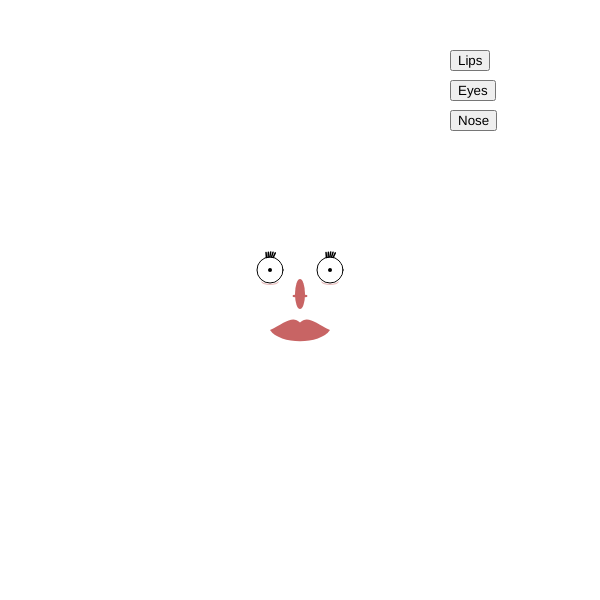
Frame 1 (no input)
Frame 60 (no input): identical to frame 1, image omitted
Frame 120 (the mouse pressed at the canvas centre since frame 60): identical to frame 1, image omitted

The p5.js sketch that drew this single still picture (run headless with seeded random() and noise() and a simulated clock; from frame 60 on, the mouse is pressed at the canvas centre):

// p5.js sketch
// ── sketch.js
let face = {
  lips: {
    size: 60,
    curve: 0,
    yOffset: 30,
    color: [200, 100, 100], // Default color
    curveIntensity: 0
  },
  nose: {
    overallSize: 30, 
    bridgeLength: 15,
    nostrilSize: 5, 
    hairy: false, 
    noseHeadSize: 10, 
    shape: 'round'
  },
  eyes: {
    pupilColor: [0, 0, 0], 
    pupilSize: 4, // Size of the pupil
    eyeSize: 24, // Size of the eyes
    eyelashLength: 5, // Length of eyelashes
    eyelashCount: 5, // Number of eyelashes
    eyeBags: true, // Presence of eye bags
    openness: 1, // (range 0 - 1)
  lookingDirection: 0 // Direction they are looking (angle in degrees)
  },
  eyebrows: {},
  ears: {},
  hair: {},
  skin: {},
  faceShape: {},
  makeup: {},
  piercings: {}
};

function setup() {
  createCanvas(600, 600);
  background(255);

  // Setup buttons for each feature
  
  let lipsButton = createButton('Lips');
  lipsButton.position(450, 50);
  lipsButton.mousePressed(() => randomizeFeature('lips'));

  let eyesButton = createButton('Eyes');
  eyesButton.position(450, 80);
  eyesButton.mousePressed(() => randomizeFeature('eyes'));
  
  let noseButton = createButton('Nose');
  noseButton.position(450, 110);
  noseButton.mousePressed(() => randomizeFeature('nose'));

}

function draw() {
  background(255);
  drawFace();
}

function drawFace() {
  drawLips();
  drawNose();
  drawEyes();
  // Call the other features here
}

function drawLips() {
  let xCenter = width / 2;
  let yCenter = height / 2 + face.lips.yOffset;
  let lipWidth = face.lips.size;
  let lipHeight = face.lips.size / 2;
  let curveIntensity = face.lips.curveIntensity * lipHeight / 2; // Adjusting the intensity

  if (face.lips.color && face.lips.color.length === 3) {
    fill(face.lips.color[0], face.lips.color[1], face.lips.color[2]);
    noStroke();

    // Top lip with cupid's bow and adjustable curve
    beginShape();
    vertex(xCenter - lipWidth / 2, yCenter);
    bezierVertex(xCenter - lipWidth / 4, yCenter - lipHeight / 4 - curveIntensity, xCenter - lipWidth / 8, yCenter - lipHeight / 2, xCenter, yCenter - lipHeight / 4 - curveIntensity);
    bezierVertex(xCenter + lipWidth / 8, yCenter - lipHeight / 2, xCenter + lipWidth / 4, yCenter - lipHeight / 4 - curveIntensity, xCenter + lipWidth / 2, yCenter);
    endShape();

    // Bottom lip
    beginShape();
    vertex(xCenter - lipWidth / 2, yCenter);
    bezierVertex(xCenter - lipWidth / 3, yCenter + lipHeight / 2 + curveIntensity, xCenter + lipWidth / 3, yCenter + lipHeight / 2 + curveIntensity, xCenter + lipWidth / 2, yCenter);
    endShape(CLOSE);
  }
}
function drawEyes() {
    let xCenter = width / 2;
    let yCenter = height / 3 + face.lips.yOffset + 40; 

    fill(255); // Eye white color
    noStroke(); 

    for (let i = -1; i <= 1; i += 2) { // Left (-1) and right (1) eye
        let eyeX = xCenter + i * 30; // Horizontal position of each eye

        // Outermost eye circle 
        stroke(0);
        strokeWeight(1);
        ellipse(eyeX, yCenter, face.eyes.eyeSize + 2, face.eyes.eyeSize * face.eyes.openness + 2);

        // Main eye white
        noStroke();
        fill(255);
        ellipse(eyeX, yCenter, face.eyes.eyeSize, face.eyes.eyeSize * face.eyes.openness);

        // Draw pupil
        fill(face.eyes.pupilColor);
        let pupilX = eyeX + face.eyes.lookingDirection * 2; // Adjust pupil direction more subtly
        ellipse(pupilX, yCenter, face.eyes.pupilSize, face.eyes.pupilSize * face.eyes.openness);

        // Add highlights
        fill(255); // White highlight
        ellipse(pupilX - 2, yCenter - 2, face.eyes.pupilSize / 3, face.eyes.pupilSize / 3);

        // Eyelashes
        if (face.eyes.eyelashLength > 0) {
            stroke(0);
            strokeWeight(1.5); 
            let angleOffset = -PI / 1.7; // Starting angle at the top of the eye
            for (let j = 0; j < face.eyes.eyelashCount; j++) {
                let angle = angleOffset + (PI / 6) * j / (face.eyes.eyelashCount - 1);
                let lashStartX = eyeX + (face.eyes.eyeSize / 2 + 1) * cos(angle);
                let lashStartY = yCenter + (face.eyes.eyeSize / 2 + 1) * sin(angle) * face.eyes.openness;
                let lashEndX = lashStartX + face.eyes.eyelashLength * cos(angle + PI / 16);
                let lashEndY = lashStartY + face.eyes.eyelashLength * sin(angle + PI / 16); // Modify to arc upwards
                line(lashStartX, lashStartY, lashEndX, lashEndY);
            }
        }

        // Optional: Soften eye bags
        if (face.eyes.eyeBags) {
            noFill();
            stroke(200, 100, 100); // Lighter color for eye bags
            strokeWeight(0.5);
            arc(eyeX, yCenter + 12, face.eyes.eyeSize * 0.7, face.eyes.eyeSize * 0.2, 0, PI);
        }
    }
}



function randomizeLips() {
  face.lips.size = random(40, 80);
  face.lips.curveIntensity = random(-1, 1); // Randomize the curve intensity
  face.lips.yOffset = random(20, 40);
  face.lips.color = [random(200, 255), random(100, 150), random(100, 150)];
}

function drawNose() {
  let xCenter = width / 2;
  let yCenter = height / 2.15;
  
  // Adjust the yCenter for drawing the nose based on face dimensions
  yCenter += face.lips.yOffset / 2; // Adjust this value as needed to position the nose correctly relative to the lips

  // Nose Bridge
  let bridgeTopY = yCenter - face.nose.bridgeLength;
  line(xCenter, yCenter, xCenter, bridgeTopY); // Draw the bridge

  // Nose Head (using ellipse for simplicity)
  ellipse(xCenter, yCenter, face.nose.noseHeadSize, face.nose.overallSize);

  // Nostrils
  ellipse(xCenter - face.nose.nostrilSize, yCenter + 2, face.nose.nostrilSize, face.nose.nostrilSize / 2);
  ellipse(xCenter + face.nose.nostrilSize, yCenter + 2, face.nose.nostrilSize, face.nose.nostrilSize / 2);

  // Optional!! Draw hairy nostrils
  if (face.nose.hairy) {
    stroke(0); // Black hair
    for (let i = 0; i < 5; i++) { // Draw 5 hairs for each nostril
      line(xCenter - face.nose.nostrilSize + i, yCenter + 4, xCenter - face.nose.nostrilSize + i, yCenter + 6);
      line(xCenter + face.nose.nostrilSize - i, yCenter + 4, xCenter + face.nose.nostrilSize - i, yCenter + 6);
    }
  }
}

function randomizeEyes() {
  face.eyes.pupilColor = [random(0, 255), random(0, 255), random(0, 255)];
  face.eyes.pupilSize = random(3, 7);
  face.eyes.eyeSize = random(20, 30);
  face.eyes.eyelashLength = random(3, 10);
  face.eyes.eyelashCount = round(random(3, 10));
  face.eyes.eyeBags = random([true, false]);
  face.eyes.openness = random(0.5, 1);
  face.eyes.lookingDirection = random(-5, 5); // In pixels, not degrees for simplicity
}


function randomizeNose() {
  face.nose.overallSize = random(20, 40);
  face.nose.bridgeLength = random(10, 20);
  face.nose.nostrilSize = random(3, 7);
  face.nose.hairy = random([true, false]);
  face.nose.noseHeadSize = random(8, 12);
  face.nose.shape = random(['round', 'pointed', 'wide']); // Add more shapes as needed
}

function randomizeFeature(feature) {
  if (feature === 'lips') {
    randomizeLips();
  } else if (feature === 'eyes') {
    randomizeEyes();
  } else if (feature === 'nose') {
    randomizeNose();
  }
  console.log(`Randomized ${feature}`);
}

function randomizeFeature(feature) {
  if (feature === 'lips') {
    randomizeLips();
  } else if (feature === 'eyes') {
    randomizeEyes();
  } else if (feature === 'nose') {
    randomizeNose();
  }
  console.log(`Randomized ${feature}`);
}
